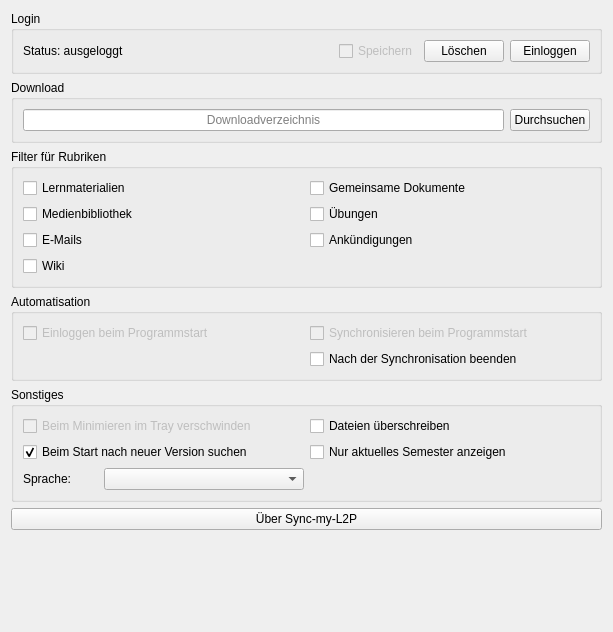
<?xml version="1.0" encoding="UTF-8"?>
<ui version="4.0">
 <class>Options</class>
 <widget class="QWidget" name="Options">
  <property name="geometry">
   <rect>
    <x>0</x>
    <y>0</y>
    <width>613</width>
    <height>632</height>
   </rect>
  </property>
  <property name="windowTitle">
   <string notr="true">Form</string>
  </property>
  <layout class="QVBoxLayout" name="verticalLayout">
   <item>
    <widget class="QGroupBox" name="userDataBox">
     <property name="title">
      <string>Login</string>
     </property>
     <layout class="QGridLayout" name="gridLayout_3">
      <item row="1" column="1">
       <widget class="QLabel" name="loginStatusLabel">
        <property name="text">
         <string>Status: ausgeloggt</string>
        </property>
       </widget>
      </item>
      <item row="1" column="2">
       <spacer name="horizontalSpacer">
        <property name="orientation">
         <enum>Qt::Horizontal</enum>
        </property>
        <property name="sizeHint" stdset="0">
         <size>
          <width>40</width>
          <height>20</height>
         </size>
        </property>
       </spacer>
      </item>
      <item row="1" column="3">
       <layout class="QHBoxLayout" name="horizontalLayout">
        <item>
         <widget class="QCheckBox" name="userDataSaveCheckBox">
          <property name="enabled">
           <bool>false</bool>
          </property>
          <property name="text">
           <string>Speichern</string>
          </property>
          <property name="checked">
           <bool>false</bool>
          </property>
         </widget>
        </item>
        <item>
         <widget class="QPushButton" name="loginErasePushButton">
          <property name="enabled">
           <bool>true</bool>
          </property>
          <property name="text">
           <string>Löschen</string>
          </property>
         </widget>
        </item>
        <item>
         <widget class="QPushButton" name="loginPushButton">
          <property name="text">
           <string>Einloggen</string>
          </property>
          <property name="icon">
           <iconset>
            <normaloff>:/icons/login.png</normaloff>:/icons/login.png</iconset>
          </property>
          <property name="default">
           <bool>false</bool>
          </property>
         </widget>
        </item>
       </layout>
      </item>
     </layout>
    </widget>
   </item>
   <item>
    <widget class="QGroupBox" name="downloadFolderBox">
     <property name="title">
      <string>Download</string>
     </property>
     <layout class="QGridLayout" name="gridLayout_5">
      <item row="0" column="0">
       <widget class="QLineEdit" name="downloadFolderlineEdit">
        <property name="alignment">
         <set>Qt::AlignCenter</set>
        </property>
        <property name="placeholderText">
         <string>Downloadverzeichnis</string>
        </property>
       </widget>
      </item>
      <item row="0" column="1">
       <widget class="QPushButton" name="downloadFolderPushButton">
        <property name="text">
         <string>Durchsuchen</string>
        </property>
        <property name="icon">
         <iconset>
          <normaloff>:/icons/downloadDirectory.png</normaloff>:/icons/downloadDirectory.png</iconset>
        </property>
       </widget>
      </item>
     </layout>
    </widget>
   </item>
   <item>
    <widget class="QGroupBox" name="filterOptionsBox">
     <property name="title">
      <string>Filter für Rubriken</string>
     </property>
     <layout class="QGridLayout" name="gridLayout_4">
      <item row="2" column="1">
       <widget class="QCheckBox" name="assignmentsCheckBox">
        <property name="text">
         <string>Übungen</string>
        </property>
        <property name="checked">
         <bool>false</bool>
        </property>
       </widget>
      </item>
      <item row="1" column="0">
       <widget class="QCheckBox" name="learningMaterialsCheckBox">
        <property name="text">
         <string>Lernmaterialien</string>
        </property>
        <property name="checked">
         <bool>false</bool>
        </property>
       </widget>
      </item>
      <item row="2" column="0">
       <widget class="QCheckBox" name="mediaLibrarysCheckBox">
        <property name="text">
         <string>Medienbibliothek</string>
        </property>
        <property name="checked">
         <bool>false</bool>
        </property>
       </widget>
      </item>
      <item row="1" column="1">
       <widget class="QCheckBox" name="sharedDocumentsCheckBox">
        <property name="text">
         <string>Gemeinsame Dokumente</string>
        </property>
        <property name="checked">
         <bool>false</bool>
        </property>
       </widget>
      </item>
      <item row="3" column="0">
       <widget class="QCheckBox" name="emailAttachmentsCheckBox">
        <property name="text">
         <string>E-Mails</string>
        </property>
       </widget>
      </item>
      <item row="3" column="1">
       <widget class="QCheckBox" name="announcementAttachmentsCheckBox">
        <property name="text">
         <string>Ankündigungen</string>
        </property>
       </widget>
      </item>
      <item row="4" column="0">
       <widget class="QCheckBox" name="wikiCheckBox">
        <property name="text">
         <string>Wiki</string>
        </property>
       </widget>
      </item>
     </layout>
    </widget>
   </item>
   <item>
    <widget class="QGroupBox" name="automatisationBox">
     <property name="title">
      <string>Automatisation</string>
     </property>
     <layout class="QGridLayout" name="gridLayout_7">
      <item row="0" column="0">
       <widget class="QCheckBox" name="autoLoginOnStartCheckBox">
        <property name="enabled">
         <bool>false</bool>
        </property>
        <property name="text">
         <string>Einloggen beim Programmstart</string>
        </property>
        <property name="checked">
         <bool>false</bool>
        </property>
       </widget>
      </item>
      <item row="0" column="2">
       <widget class="QCheckBox" name="autoSyncOnStartCheckBox">
        <property name="enabled">
         <bool>false</bool>
        </property>
        <property name="text">
         <string>Synchronisieren beim Programmstart</string>
        </property>
       </widget>
      </item>
      <item row="2" column="2">
       <widget class="QCheckBox" name="autoCloseAfterSyncCheckBox">
        <property name="text">
         <string>Nach der Synchronisation beenden</string>
        </property>
       </widget>
      </item>
     </layout>
    </widget>
   </item>
   <item>
    <widget class="QGroupBox" name="misc">
     <property name="title">
      <string>Sonstiges</string>
     </property>
     <layout class="QGridLayout" name="gridLayout">
      <item row="1" column="0">
       <widget class="QCheckBox" name="minimizeInTrayCheckBox">
        <property name="enabled">
         <bool>false</bool>
        </property>
        <property name="text">
         <string>Beim Minimieren im Tray verschwinden</string>
        </property>
        <property name="checked">
         <bool>false</bool>
        </property>
       </widget>
      </item>
      <item row="1" column="1">
       <widget class="QCheckBox" name="overrideFilesCheckBox">
        <property name="toolTip">
         <string>&lt;html&gt;&lt;head/&gt;&lt;body&gt;&lt;p&gt;Wenn im L2P eine neue Version einer Datei vorhanden ist, wird die alte Version auf der Festplatte überschrieben.&lt;/p&gt;&lt;p&gt;&lt;span style=&quot; font-weight:600;&quot;&gt;ACHTUNG:&lt;/span&gt; Beim Überschreiben gehen eigene Änderungen an den Dateien (Kommentare, etc.) verloren.&lt;/p&gt;&lt;/body&gt;&lt;/html&gt;</string>
        </property>
        <property name="text">
         <string>Dateien überschreiben</string>
        </property>
       </widget>
      </item>
      <item row="3" column="0">
       <layout class="QHBoxLayout" name="horizontalLayout_2">
        <item>
         <widget class="QLabel" name="langLabel">
          <property name="sizePolicy">
           <sizepolicy hsizetype="Minimum" vsizetype="Preferred">
            <horstretch>0</horstretch>
            <verstretch>0</verstretch>
           </sizepolicy>
          </property>
          <property name="text">
           <string>Sprache:</string>
          </property>
          <property name="alignment">
           <set>Qt::AlignLeading|Qt::AlignLeft|Qt::AlignVCenter</set>
          </property>
         </widget>
        </item>
        <item>
         <widget class="QComboBox" name="langCB">
          <property name="minimumSize">
           <size>
            <width>200</width>
            <height>0</height>
           </size>
          </property>
         </widget>
        </item>
       </layout>
      </item>
      <item row="2" column="0">
       <widget class="QCheckBox" name="checkForUpdateCheckBox">
        <property name="text">
         <string>Beim Start nach neuer Version suchen</string>
        </property>
        <property name="checked">
         <bool>true</bool>
        </property>
       </widget>
      </item>
      <item row="2" column="1">
       <widget class="QCheckBox" name="currentSemesterCheckBox">
        <property name="text">
         <string>Nur aktuelles Semester anzeigen</string>
        </property>
       </widget>
      </item>
     </layout>
    </widget>
   </item>
   <item>
    <widget class="QPushButton" name="aboutButton">
     <property name="text">
      <string>Über Sync-my-L2P</string>
     </property>
    </widget>
   </item>
   <item>
    <spacer name="verticalSpacer_2">
     <property name="orientation">
      <enum>Qt::Vertical</enum>
     </property>
     <property name="sizeHint" stdset="0">
      <size>
       <width>20</width>
       <height>40</height>
      </size>
     </property>
    </spacer>
   </item>
  </layout>
 </widget>
 <resources/>
 <connections/>
</ui>
